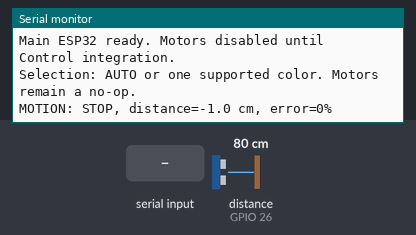
Bench run of a sketch on a simulated ESP32. Shown: the last lines printed to the serial monitor. Wiring (inferred from the names in the program): ultrasonic range finder: trigger GPIO 25; echo GPIO 26. The inputs (shaded band) are chosen by the test bench; at power-on: distance to the obstacle (sensor on GPIO 26) 80 cm. The echo pulse lasts 58.3 µs per cm.

Above: at 1.2 s.
1.3 s: "AUTO\n" received over Serial
At 2.4 s:
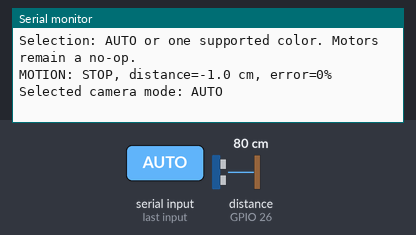
2.8 s: "NONE\n" received over Serial
At 3.7 s:
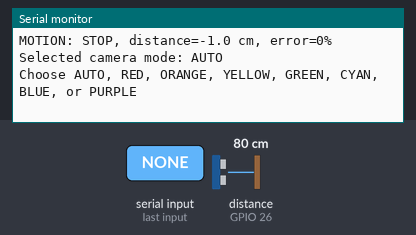

Measured:
- after the input at 1.3 s, the serial monitor: prints a new line at once (image 1)
- after the input at 2.8 s, the serial monitor: prints a new line at once (image 2)

The sketch:

esp32_main_bridge.ino
```cpp
#include <Arduino.h>
#include <math.h>
#include <stdio.h>
#include <string.h>

// Example pin choices for a generic ESP32. Electrical must confirm them.
constexpr int kCameraRx = 16;
constexpr int kCameraTx = 17;
constexpr int kUltrasonicTrig = 25;
constexpr int kUltrasonicEcho = 26;
constexpr float kStopDistanceCm = 50.0f;
constexpr int kCenterTolerancePct = 12;
constexpr unsigned long kVisionTimeoutMs = 500;

HardwareSerial CameraLink(2);
char cameraLine[80] = {};
size_t cameraLineLength = 0;
bool cameraLineOverflow = false;
char consoleLine[24] = {};
size_t consoleLineLength = 0;
bool consoleLineOverflow = false;
char selectedColor[16] = "AUTO";
char lastAnnouncedColor[16] = {};
bool targetValid = false;
int targetErrorPct = 0;
unsigned long lastVisionAt = 0;
unsigned long lastDistanceAt = 0;
unsigned long lastColorSentAt = 0;
float distanceCm = -1;

bool supportedColor(const char* text) {
  const char* choices[] = {"RED", "ORANGE", "YELLOW", "GREEN", "CYAN", "BLUE", "PURPLE"};
  for (const char* choice : choices) {
    if (strcmp(text, choice) == 0) return true;
  }
  return false;
}

bool supportedSelection(const char* text) {
  return strcmp(text, "AUTO") == 0 || supportedColor(text);
}

void acceptCameraLine(const char* line) {
  if (strcmp(line, "NONE") == 0) {
    targetValid = false;
    lastVisionAt = millis();
    return;
  }

  int centerX = -1;
  int imageWidth = 0;
  char confidence[8] = {};
  char color[16] = {};
  int fields = sscanf(line, "FLAG,%d,%d,%7[^,],%15s",
                      &centerX, &imageWidth, confidence, color);
  if (fields != 4 || centerX < 0 || centerX >= 160 || imageWidth != 160 ||
      strcmp(confidence, "1.0") != 0 || !supportedColor(color)) {
    return;
  }

  // In AUTO mode accept whichever supported color the camera identifies.
  if (strcmp(selectedColor, "AUTO") != 0 && strcmp(color, selectedColor) != 0) {
    return;
  }

  targetValid = true;
  // Invert the camera mapping: centerX ~= 80 + errorPct * 0.8.
  targetErrorPct = static_cast<int>(lroundf((centerX - 80) * 1.25f));
  if (targetErrorPct < -100) targetErrorPct = -100;
  if (targetErrorPct > 100) targetErrorPct = 100;
  lastVisionAt = millis();

  if (strcmp(lastAnnouncedColor, color) != 0) {
    Serial.printf("FLAG COLOR: %s\n", color);
    strncpy(lastAnnouncedColor, color, sizeof(lastAnnouncedColor) - 1);
    lastAnnouncedColor[sizeof(lastAnnouncedColor) - 1] = '\0';
  }
}

void readCamera() {
  while (CameraLink.available()) {
    char character = static_cast<char>(CameraLink.read());
    if (character == '\n') {
      if (!cameraLineOverflow) {
        cameraLine[cameraLineLength] = '\0';
        acceptCameraLine(cameraLine);
      }
      cameraLineLength = 0;
      cameraLineOverflow = false;
    } else if (character != '\r') {
      if (!cameraLineOverflow && cameraLineLength < sizeof(cameraLine) - 1) {
        cameraLine[cameraLineLength++] = character;
      } else {
        cameraLineLength = 0;
        cameraLineOverflow = true;
      }
    }
  }
}

void readConsole() {
  while (Serial.available()) {
    char character = static_cast<char>(Serial.read());
    if (character == '\n') {
      if (!consoleLineOverflow) {
        consoleLine[consoleLineLength] = '\0';
        if (supportedSelection(consoleLine)) {
          strncpy(selectedColor, consoleLine, sizeof(selectedColor) - 1);
          selectedColor[sizeof(selectedColor) - 1] = '\0';
          targetValid = false;
          lastAnnouncedColor[0] = '\0';
          CameraLink.printf("C,%s\n", selectedColor);
          Serial.printf("Selected camera mode: %s\n", selectedColor);
        } else {
          Serial.println("Choose AUTO, RED, ORANGE, YELLOW, GREEN, CYAN, BLUE, or PURPLE");
        }
      }
      consoleLineLength = 0;
      consoleLineOverflow = false;
    } else if (character != '\r') {
      if (!consoleLineOverflow && consoleLineLength < sizeof(consoleLine) - 1) {
        consoleLine[consoleLineLength++] = character;
      } else {
        consoleLineLength = 0;
        consoleLineOverflow = true;
      }
    }
  }
}

float readDistanceCm() {
  digitalWrite(kUltrasonicTrig, LOW);
  delayMicroseconds(2);
  digitalWrite(kUltrasonicTrig, HIGH);
  delayMicroseconds(10);
  digitalWrite(kUltrasonicTrig, LOW);
  unsigned long echoUs = pulseIn(kUltrasonicEcho, HIGH, 30000);
  if (echoUs == 0) return -1;
  return echoUs / 58.0f;
}

const char* chooseMotion() {
  if (distanceCm < 0 || distanceCm <= kStopDistanceCm) return "STOP";
  if (lastVisionAt == 0 || millis() - lastVisionAt > kVisionTimeoutMs ||
      !targetValid) return "STOP";
  if (targetErrorPct < -kCenterTolerancePct) return "LEFT";
  if (targetErrorPct > kCenterTolerancePct) return "RIGHT";
  return "FORWARD";
}

void applyDrive(const char* motion) {
  // Control team: translate this intent into motor-driver commands and speed limits.
  // This starter does not actuate motors.
  static char previous[10] = {};
  if (strcmp(previous, motion) != 0) {
    Serial.printf("MOTION: %s, distance=%.1f cm, error=%d%%\n",
                  motion, distanceCm, targetErrorPct);
    strncpy(previous, motion, sizeof(previous) - 1);
    previous[sizeof(previous) - 1] = '\0';
  }
}

void setup() {
  Serial.begin(115200);
  CameraLink.begin(115200, SERIAL_8N1, kCameraRx, kCameraTx);
  pinMode(kUltrasonicTrig, OUTPUT);
  pinMode(kUltrasonicEcho, INPUT);
  digitalWrite(kUltrasonicTrig, LOW);
  Serial.println("Main ESP32 ready. Motors disabled until Control integration.");
  Serial.println("Selection: AUTO or one supported color. Motors remain a no-op.");
  CameraLink.println("C,AUTO");
}

void loop() {
  readCamera();
  readConsole();

  unsigned long now = millis();
  if (now - lastColorSentAt >= 2000) {
    CameraLink.printf("C,%s\n", selectedColor);
    lastColorSentAt = now;
  }
  if (now - lastDistanceAt >= 80) {
    distanceCm = readDistanceCm();
    lastDistanceAt = millis();
  }
  applyDrive(chooseMotion());
  delay(5);
}
```
